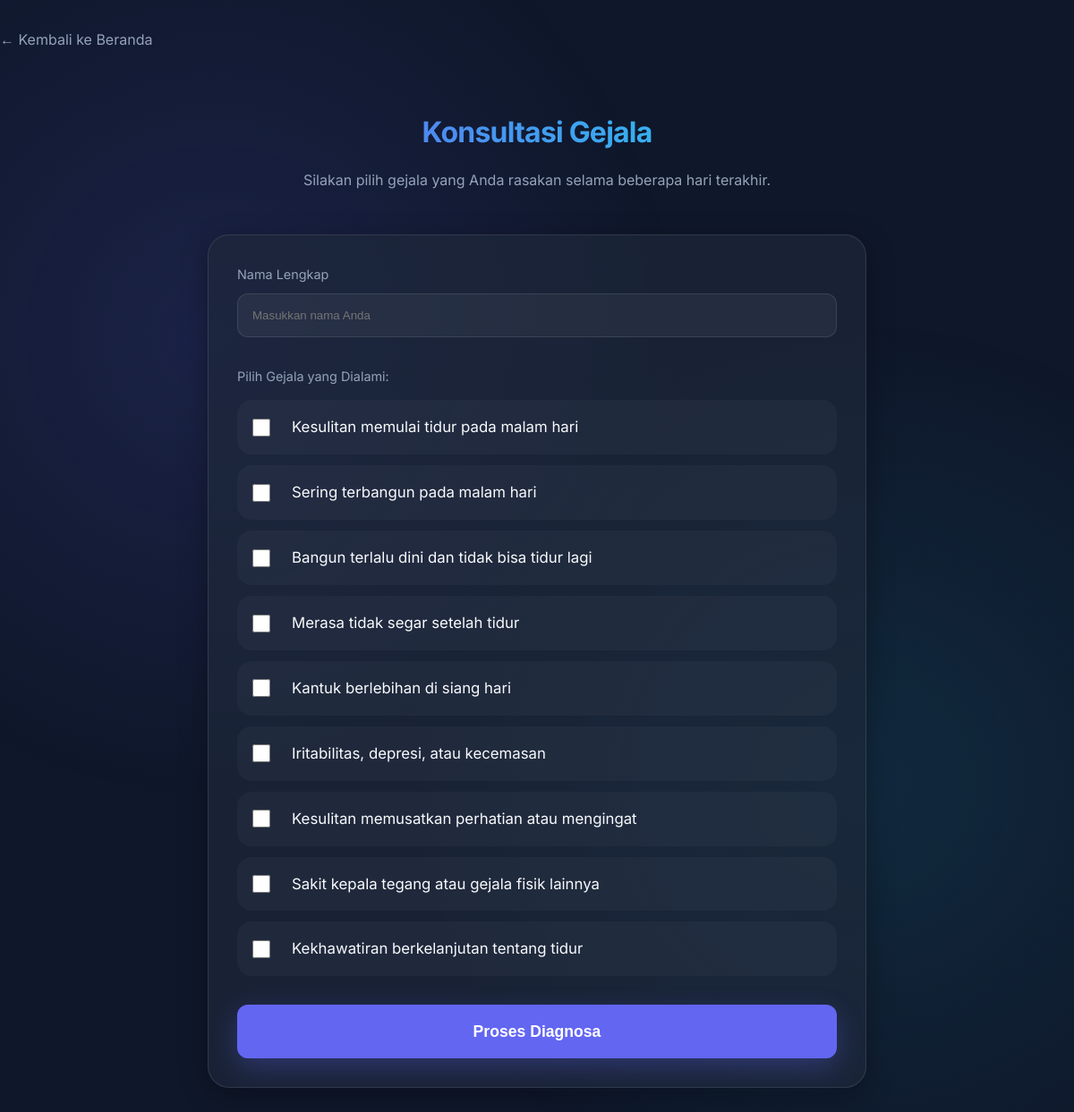
/diagnosa.php, run on the app's committed database.
### tables this page shows
CREATE TABLE IF NOT EXISTS gejala (
    kode_gejala VARCHAR(10) PRIMARY KEY,
    nama_gejala VARCHAR(255) NOT NULL
);

### diagnosa.php (the view, shortened to what this page needs)
<?php
include 'config/koneksi.php';
$gejala = mysqli_query($koneksi, "SELECT * FROM gejala ORDER BY kode_gejala ASC");
?>
<!DOCTYPE html>
<html lang="id">
<head>
    <link rel="stylesheet" href="assets/css/style.css">
</head>
<body>
    <nav class="container" style="padding: 2rem 0;">
        <a href="index.php" style="color: var(--text-muted); text-decoration: none;">&larr; Kembali ke Beranda</a>
    </nav>
    <main class="container animate-fade-in" style="max-width: 800px;">
        <header style="margin-bottom: 3rem; text-align: center;">
            <h1 class="text-gradient">Konsultasi Gejala</h1>
            <p style="color: var(--text-muted);">Silakan pilih gejala yang Anda rasakan selama beberapa hari terakhir.</p>
        </header>
        <div class="glass-card">
            <form action="proses_diagnosa.php" method="POST">
                <div style="margin-bottom: 2rem;">
                    <label style="display: block; margin-bottom: 10px; color: var(--text-muted); font-size: 0.9rem;">Nama Lengkap</label>
                    <input type="text" name="nama_user" required placeholder="Masukkan nama Anda" style="width: 100%; padding: 1rem; background: rgba(255, 255, 255, 0.05); border: 1px solid var(--glass-border); border-radius: 0.75rem; color: white;">
                </div>
                <div style="margin-bottom: 2rem;">
                    <label style="display: block; margin-bottom: 15px; color: var(--text-muted); font-size: 0.9rem;">Pilih Gejala yang Dialami:</label>
                    <?php while($row = mysqli_fetch_assoc($gejala)): ?>
                    <label class="symptom-item">
                        <input type="checkbox" name="gejala[]" value="<?= $row['kode_gejala'] ?>">
                        <span><?= $row['nama_gejala'] ?></span>
                    </label>
                    <?php endwhile; ?>
                </div>
                <button type="submit" class="btn" style="width: 100%; padding: 1.2rem; font-size: 1.1rem; box-shadow: 0 10px 30px rgba(99, 102, 241, 0.3);">Proses Diagnosa</button>
            </form>
        </div>
    </main>
</body>
</html>

### assets/css/style.css (style rules this page uses)
:root { --primary-color: #6366f1; --primary-hover: #4f46e5; --bg-dark: #0f172a; --bg-card: rgba(30, 41, 59, 0.7); --text-main: #f8fafc; --text-muted: #94a3b8; --glass-border: rgba(255, 255, 255, 0.1); --accent: #22d3ee; }
* { margin: 0; padding: 0; box-sizing: border-box; }
body { font-family: 'Inter', sans-serif; background-color: var(--bg-dark); color: var(--text-main); line-height: 1.6; overflow-x: hidden; }
body::before { content: ''; position: fixed; top: 0; left: 0; width: 100%; height: 100%; background: radial-gradient(circle at 20% 30%, rgba(99, 102, 241, 0.15) 0%, transparent 40%), radial-gradient(circle at 80% 70%, rgba(34, 211, 238, 0.1) 0%, transparent 40%); z-index: -1; }
.container { max-width: 1200px; margin: 0 auto; padding: 2rem; }
.glass-card { background: var(--bg-card); backdrop-filter: blur(12px); -webkit-backdrop-filter: blur(12px); border: 1px solid var(--glass-border); border-radius: 1.5rem; padding: 2rem; box-shadow: 0 8px 32px 0 rgba(0, 0, 0, 0.3); }
.btn { display: inline-block; padding: 0.75rem 1.5rem; border-radius: 0.75rem; background: var(--primary-color); color: white; text-decoration: none; font-weight: 600; transition: all 0.3s ease; border: none; cursor: pointer; }
h1, h2, h3 { margin-bottom: 1rem; font-weight: 700; letter-spacing: -0.025em; }
.text-gradient { background: linear-gradient(to right, var(--primary-color), var(--accent)); -webkit-background-clip: text; -webkit-text-fill-color: transparent; }
.animate-fade-in { animation: fadeIn 0.8s ease-out forwards; }

### diagnosa.php (style rules this page uses)
.symptom-item { display: flex; align-items: center; padding: 1rem; border-radius: 1rem; background: rgba(255, 255, 255, 0.03); margin-bottom: 0.75rem; cursor: pointer; transition: all 0.3s; border: 1px solid transparent; }
.symptom-item input[type="checkbox"] { width: 20px; height: 20px; margin-right: 1.5rem; accent-color: var(--primary-color); }
.symptom-item span { font-size: 1.05rem; }

### data on the page
gejala: nama_gejala "Kesulitan memulai tidur pada malam hari"
gejala: nama_gejala "Sering terbangun pada malam hari"
gejala: nama_gejala "Bangun terlalu dini dan tidak bisa tidur lagi"
gejala: nama_gejala "Merasa tidak segar setelah tidur"
gejala: nama_gejala "Kantuk berlebihan di siang hari"
gejala: nama_gejala "Iritabilitas, depresi, atau kecemasan"
gejala: nama_gejala "Kesulitan memusatkan perhatian atau mengingat"
gejala: nama_gejala "Sakit kepala tegang atau gejala fisik lainnya"
gejala: nama_gejala "Kekhawatiran berkelanjutan tentang tidur"
